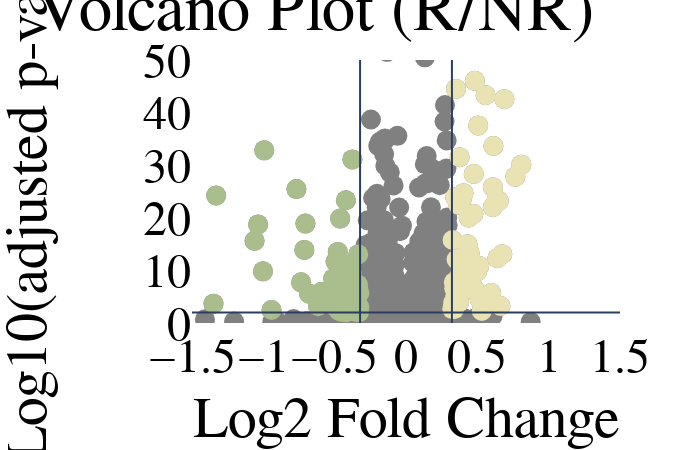

Notebook code for this chart:
### Code cell
# Protein Abundance Volcano plot
plot_options={
            "compare groups": ["NR","R"],
            "title": "Volcano Plot",
            "X Title": "Log2 Fold Change",
            "Y Title": "-Log10(adjusted p-value)<br>",
            "up color": "#E9E3B4",
            "down color": "#AABD8C",
            "all color": "gray",
            "width": 700,
            "height": 450,
            "font": dict(size=48, family="Arial black",color="black"),
            "ylimits": [0,50],
            "xlimits": [-1.5,1.5]
        }
figure, _, _ =volcano_plots(data_obj, plot_options, saved_settings,missing_values_max=33,username="20min_funky")
figure.write_image("20min_volcano.png", scale=10, width = 1200, height=1000)

figure.show()

### Figure 1 — Plotly figure (JSON) as saved in the notebook; plotly's stock layout.template omitted (floating-point values rounded to 4 significant figures; data arrays with more than 128 entries replaced by an {"elided": "..."} marker saying what was removed)
{"data": [{"hovertemplate": "%{text}<br>x=: %{x} <br>y=: %{y}", "legendgroup": "", "marker": {"color": "#636efa", "symbol": "circle"}, "mode": "markers", "name": "", "orientation": "v", "showlegend": false, "type": "scatter", "xaxis": "x", "yaxis": "y"}, {"hovertemplate": "%{text}<br>x=: %{x} <br>y=: %{y}", "marker": {"color": "gray", "size": 20}, "mode": "markers", "text": {"elided": "1889 str values"}, "type": "scatter", "x": {"elided": "1889 float values"}, "y": {"elided": "1889 float values"}}, {"hovertemplate": "%{text}<br>x=: %{x} <br>y=: %{y}", "marker": {"color": "#AABD8C", "size": 20}, "mode": "markers", "text": ["C9JRZ8", "O00425", "O15067", "O75340", "O75475", "P00374", "P00387", "P01040", "P01857", "P04080", "P04792", "P06702", "P07339", "P07477", "P08243", "P08670", "P10599", "P13489", "P14550", "P15121", "P18206", "P22102", "P27708", "P29966", "P30086", "P31947", "P33993", "P40926", "P42771", "P49327", "P53007", "P53396", "P54868", "P63241", "P78347", "P81605", "Q00796", "Q01581", "Q07617", "Q13185", "Q13310", "Q14157", "Q14566", "Q15149", "Q15349", "Q15418", "Q15645", "Q16643", "Q6IS14", "Q7KZF4", "Q7L9L4", "Q7Z7A4", "Q8WZ79", "Q9BTM9", "Q9BWD1", "Q9GZV4", "Q9H501", "Q9HC38", "Q9NPH2", "Q9UGI8"], "type": "scatter", "x": [-0.4195, -0.4675, -0.497, -0.3291, -0.3743, -0.4306, -0.3351, -1.002, -0.4695, -0.3952, -0.5101, -0.455, -0.5418, -0.768, -0.4524, -0.9938, -0.7127, -0.3485, -0.3736, -0.4127, -0.4055, -0.4782, -0.3421, -0.5939, -0.3373, -1.037, -0.3972, -0.421, -0.7351, -0.3878, -0.4243, -0.705, -0.6337, -0.4937, -0.469, -1.331, -0.3799, -0.6788, -0.9428, -0.4036, -0.327, -0.3266, -0.3362, -0.3807, -0.4062, -0.3593, -0.5872, -0.3397, -0.4614, -0.3351, -0.349, -1.062, -1.349, -0.4612, -0.6161, -0.3757, -0.3744, -0.4028, -0.5185, -0.3876], "y": [9.782, 3.441, 3.1, 2.046, 3.095, 5.221, 6.692, 9.826, 2.284, 9.042, 8.447, 3.536, 3.874, 25.46, 2.158, 32.83, 13.89, 6.111, 3.253, 10.96, 3.454, 13.52, 7.247, 5.875, 7.315, 18.74, 8.777, 23.34, 7.734, 10.95, 2.028, 18.9, 4.923, 11.7, 6.33, 24.24, 2.702, 5.572, 2.478, 4.582, 5.701, 3.037, 3.385, 9.562, 2.367, 2.129, 5.158, 2.595, 19.85, 13.03, 4.552, 15.62, 3.676, 2.953, 3.185, 31.1, 5.811, 2.573, 5.076, 4.3]}, {"hovertemplate": "%{text}<br>x=: %{x} <br>y=: %{y}", "marker": {"color": "#E9E3B4", "size": 20}, "mode": "markers", "text": ["A0A1B0GUS4", "O00410", "O00429", "O15347", "O43396", "O43765", "O60333", "O60739", "O75347", "O75947", "O75964", "O95757", "P00558", "P01889", "P06576", "P06730", "P07195", "P07237", "P07954", "P08195", "P08758", "P10412", "P11766", "P13667", "P13693", "P14618", "P14625", "P20962", "P22492", "P23284", "P23588", "P25705", "P26583", "P27797", "P27824", "P30101", "P30613", "P35232", "P48047", "P52292", "P53804", "P55060", "P61077", "P68104", "Q06210", "Q13733", "Q14240", "Q14257", "Q15691", "Q71DI3", "Q8IUE6", "Q99623", "Q9BUP0", "Q9BXJ9", "Q9H9B4", "Q9Y2V2", "Q9Y305"], "type": "scatter", "x": [0.333, 0.3407, 0.3658, 0.3428, 0.4224, 0.3311, 0.5681, 0.3464, 0.3264, 0.4754, 0.3544, 0.3726, 0.3918, 0.6618, 0.345, 0.5166, 0.558, 0.3667, 0.5971, 0.5353, 0.6324, 0.3759, 0.3381, 0.6403, 0.3702, 0.5059, 0.6893, 0.3742, 0.4983, 0.6502, 0.3443, 0.475, 0.4311, 0.6126, 0.4397, 0.8085, 0.4826, 0.472, 0.3352, 0.4774, 0.6748, 0.6094, 0.5136, 0.3506, 0.3377, 0.3241, 0.531, 0.3636, 0.4033, 0.3635, 0.4468, 0.6084, 0.7665, 0.3353, 0.4204, 0.3751, 0.3819], "y": [3.584, 3.37, 4.798, 3.794, 6.419, 3.906, 4.439, 5.256, 15.77, 9.837, 12.08, 3.949, 23.62, 3.235, 23.92, 4.454, 43.3, 22.5, 5.689, 2.684, 23.17, 31.5, 6.604, 12.3, 6.692, 37.56, 42.55, 8.943, 9.795, 23.25, 7.505, 28.33, 14.96, 33.65, 20.06, 30.1, 46.04, 20.74, 7.754, 6.561, 13.09, 25.83, 10.83, 44.5, 2.612, 2.645, 2.283, 3.959, 24.68, 57.35, 13.27, 22.0, 27.82, 3.576, 9.409, 6.959, 10.93]}], "layout": {"font": {"color": "black", "family": "Arial black", "size": 48}, "height": 450, "legend": {"tracegroupgap": 0}, "margin": {"t": 60}, "paper_bgcolor": "white", "plot_bgcolor": "white", "shapes": [{"type": "line", "x0": 0, "x1": 1, "xref": "x domain", "y0": 2, "y1": 2, "yref": "y"}, {"type": "line", "x0": 0.3219, "x1": 0.3219, "xref": "x", "y0": 0, "y1": 1, "yref": "y domain"}, {"type": "line", "x0": -0.3219, "x1": -0.3219, "xref": "x", "y0": 0, "y1": 1, "yref": "y domain"}], "showlegend": false, "title": {"text": "Volcano Plot (R/NR)"}, "width": 700, "xaxis": {"anchor": "y", "domain": [0, 1], "range": [-1.5, 1.5], "title": {"text": "Log2 Fold Change"}}, "yaxis": {"anchor": "x", "domain": [0, 1], "range": [0, 50], "title": {"text": "-Log10(adjusted p-value)<br>"}}}}
